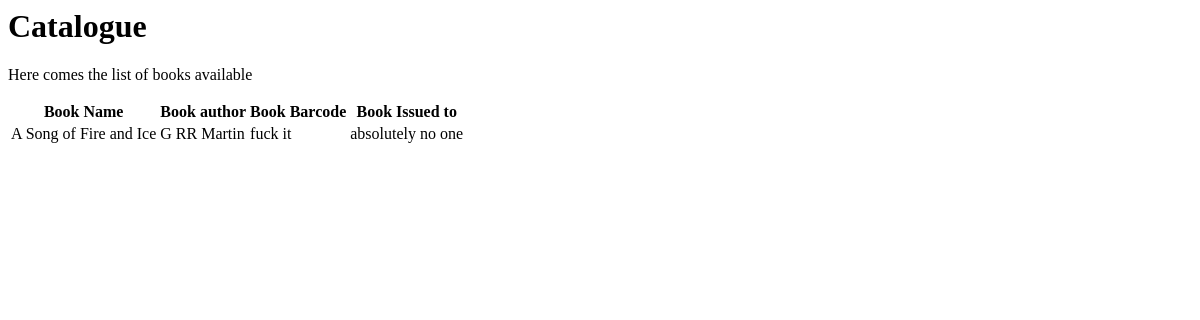
The page /catalogue/ on the database as committed earlier.
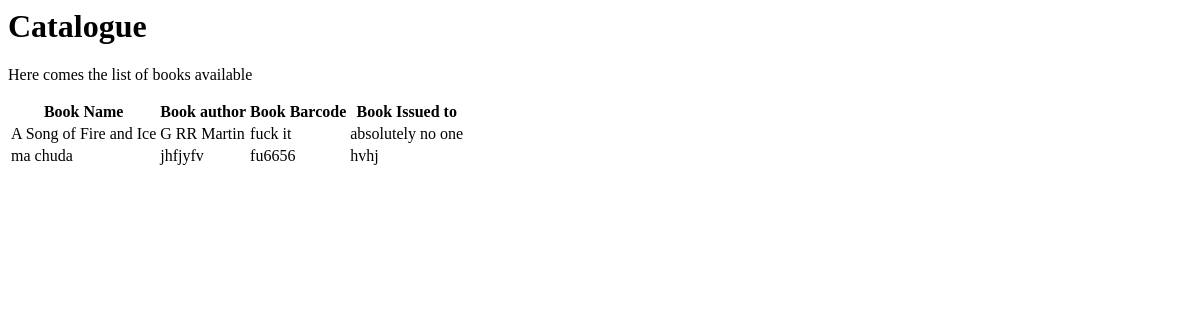
The same page on the database as committed later.
### catalogue/models.py (models this page shows)
class Catalogue(models.Model):
    book_name = models.TextField()
    book_barcode = models.CharField(max_length=20)
    book_author= models.TextField(max_length = 50)
    book_status = models.BooleanField()
    book_taker = models.TextField()

### catalogue/views.py (the view)
# urls.py: path('catalogue/',include('catalogue.urls'))
def catalogue(request):
    catalogue = Catalogue.objects.all()
    return render(request,'catalogue/catalogue_home.html',{'catalogue':catalogue})

### catalogue/templates/catalogue/catalogue_home.html
{% extends 'base_layout.html' %}
{% block content %}
  <div class="Catalogue">
    <h1>Catalogue</h1>
    <p> Here comes the list of books available </p>
    <table class="books">
      <tr>
        <th>Book Name</th>
        <th>Book author</th>
        <th>Book Barcode</th>
        <th>Book Issued to</th>
      </tr>
      {% for book in catalogue %}
      <tr>
        <td>{{book.book_name}}</td>
        <td>{{book.book_author}}</td>
        <td>{{book.book_barcode}}</td>
        <td>{{book.book_taker}}</td>
      </tr>
      {% endfor %}
    </table>
  </div>
{% endblock %}

### templates/base_layout.html (shortened to what this page needs)
<html>
<head>
</head>
<body>
{% block content %}
{% endblock %}
</body>
</html>

Rows that differ between the two databases and show on the page:
added Catalogue: book_name "ma chuda", book_author "jhfjyfv", book_barcode "fu6656", book_taker "hvhj"
